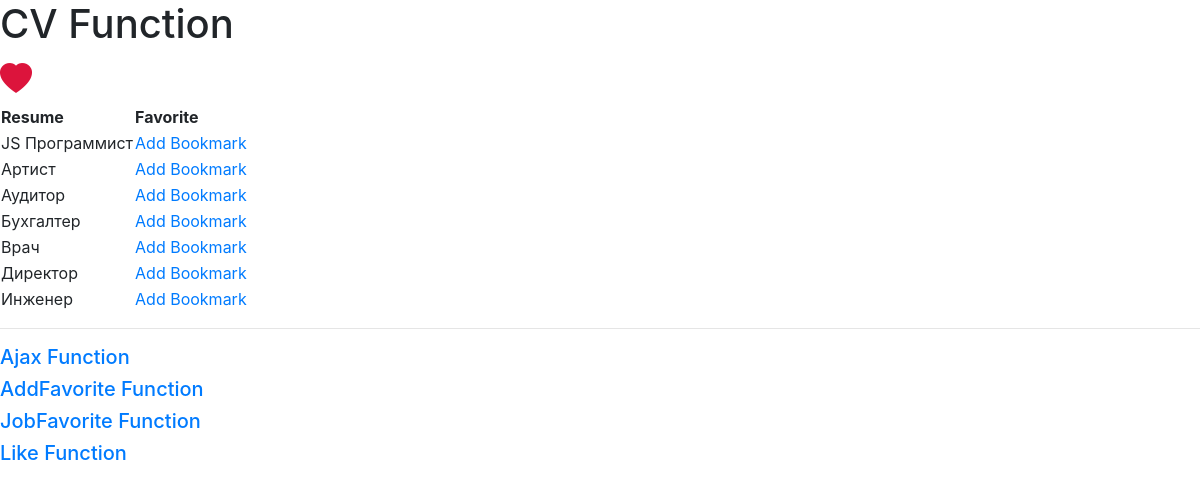
The app's page /cv/ with its own data.
### cv_app/models.py (models this page shows, shortened)
class CV(models.Model):
    cv = models.CharField(max_length=200, verbose_name='Заголовок')
    liked = models.ManyToManyField(User, through='BookmarkCV', verbose_name='В избранное')
    class Meta:
        verbose_name = 'Резюме'
        verbose_name_plural = 'Резюме'
        ordering = ['cv']

### cv_app/views.py (the view)
# urls.py: path('', index_view, name='index'),
def index_view(request):
    resumes = CV.objects.all()
    context = {
        "resumes": resumes
    }
    return render(request, 'cv_app/index.html', context)

### cv_app/templates/cv_app/index.html (shortened to what this page needs)
<!DOCTYPE html>
{% load static %}
<html lang="en">
<head>
  <link rel="stylesheet" href="https://maxcdn.bootstrapcdn.com/bootstrap/4.0.0/css/bootstrap.min.css"
>
  <link rel="stylesheet" href="https://cdn.jsdelivr.net/npm/bootstrap-icons@1.4.1/font/bootstrap-icons.css">
</head>
<body>
<h1>CV Function</h1>
<i class="bi bi-heart-fill" style="font-size: 2rem; color: crimson;"></i>
<div class="add-remove-bookmark">
  {% include 'cv_app/includes/inc_favorits.html' %}
</div>
<hr>
<a href="{% url 'ajax:index' %}"><h5>Ajax Function</h5></a>
<a href="{% url 'mainapp:index' %}"><h5>AddFavorite Function</h5></a>
<a href="{% url 'job_app:index' %}"><h5>JobFavorite Function</h5></a>
<a href="{% url 'like_app:index' %}"><h5>Like Function</h5></a>
<link rel="stylesheet" href="https://cdn.jsdelivr.net/npm/bootstrap@4.5.3/dist/css/bootstrap.min.css"
>
</body>
</html>

### cv_app/templates/cv_app/includes/inc_favorits.html (shortened to what this page needs)
<table >
  <thead>
    <tr>
      <th>Resume</th>
      <th>Favorite</th>
    </tr>
  </thead>
  <tbody>
  {% for cv in resumes %}
    <tr>
      <td>{{ cv.cv }}</td>
      <td >
        {% if user not in cv.liked.all %}
          <a href="{% url 'cv_app:bookmark' cv.id %}" id="bookmark" class="add-remove-bookmark">
            Add Bookmark
          </a>
        {% else %}
          <a href="{% url 'cv_app:bookmark' cv.id %}" id="bookmark" class="add-remove-bookmark">
            Remove Bookmark
          </a>
          <span data-count="bookmark">{{ cv.liked.all.count }}</span>
        {% endif %}
      </td>
    </tr>
  {% endfor %}
  </tbody>
</table>

### records on screen
CV: cv "JS Программист", shows "Add Bookmark"
CV: cv "Артист", shows "Add Bookmark"
CV: cv "Аудитор", shows "Add Bookmark"
CV: cv "Бухгалтер", shows "Add Bookmark"
CV: cv "Врач", shows "Add Bookmark"
CV: cv "Директор", shows "Add Bookmark"
CV: cv "Инженер", shows "Add Bookmark"
